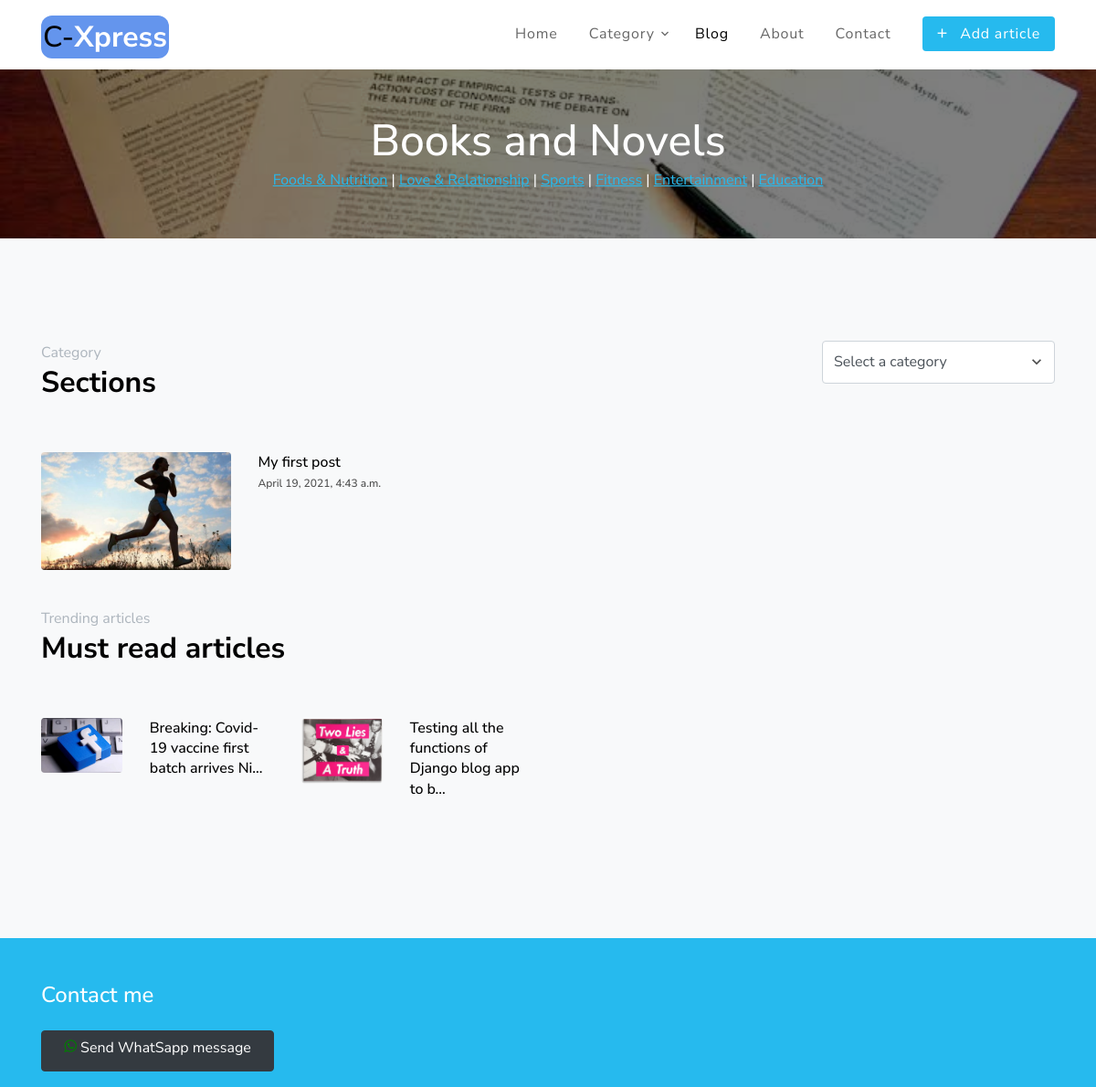
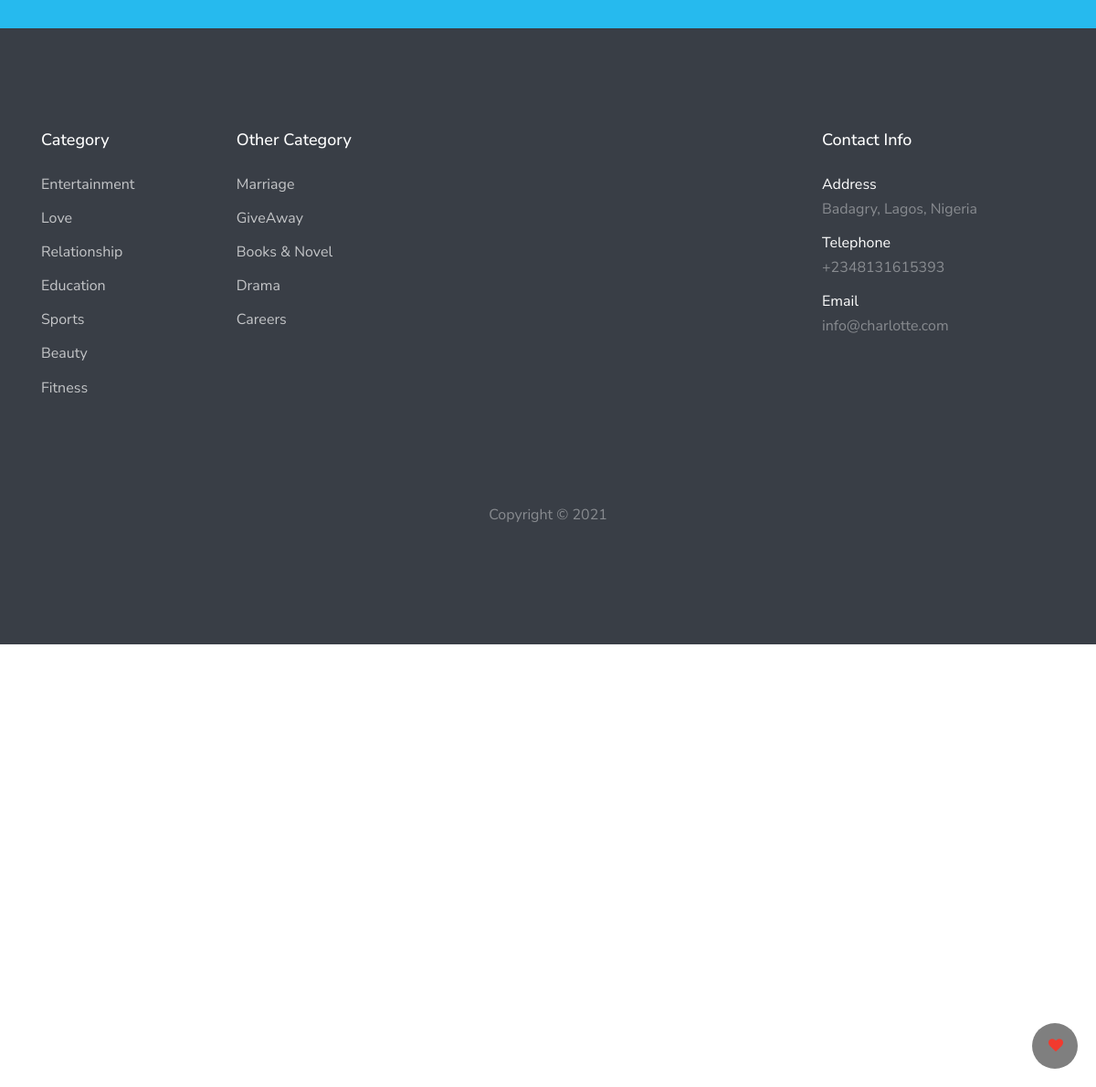
Screenshot of /category/?q=books with the database file from the repository (2 pictures, top to bottom).
### blog/models.py (models this page shows, shortened)
class Article(models.Model):
    author = models.ForeignKey(User, on_delete=models.CASCADE)
    title = models.CharField(max_length=400)
    category = models.CharField(
        max_length=100, choices=categories, default='Others')
    link_title = models.CharField(max_length=500, blank=True)
    image = models.ImageField(upload_to='article_images')
    content = models.TextField()
    must_read = models.BooleanField(default=False)
    time = models.DateTimeField(auto_now=True)
    class Meta:
        ordering = ['-time']
        verbose_name_plural = 'Articles'

### blog/views.py (the view)
# urls.py: url(r'category', views.category, name='category'),
def category(request):
    category = request.GET.get('q')
    articles = Article.objects.filter(category=category)
    must_read = Article.objects.filter(must_read=True)[:10]
    context = {'articles': articles,
               'category': categories_dict[category], 'must_read': must_read, 'count': must_read.count(), 'categories': get_category, 'articles_count': articles.count()}
    return render(request, 'blog/category.html', context)

### index/views.py (called while the page is built)
def get_category():  # return a list of blog categories
    raw = []
    readable = []
    for i in categories:
        raw.append(i[0])  # gets the first item of the list of tuples
        readable.append(i[1])  # gets the second item of the list of tuples
    output = zip(raw, readable)
    return output

### blog/templates/blog/category.html (shortened to what this page needs)
{% load static %}
<!DOCTYPE html>
<html lang="en">
<head>
  <link rel="stylesheet" href="{% static 'index/fonts/icomoon/style.css' %}" />
  <link rel="stylesheet" href="{% static 'index/css/bootstrap.min.css' %}" />
  <link rel="stylesheet" href="{% static 'index/css/magnific-popup.css' %}" />
  <link rel="stylesheet" href="{% static 'index/css/jquery-ui.css' %}" />
  <link rel="stylesheet" href="{% static 'index/css/owl.carousel.min.css' %}" />
  <link rel="stylesheet" href="{% static 'index/css/owl.theme.default.min.css' %}" />
  <link rel="stylesheet" href="{% static 'index/css/bootstrap-datepicker.css' %}" />
  <link rel="stylesheet" href="{% static 'index/css/animate.css' %}" />
  <link rel="stylesheet" href="{% static 'index/fonts/flaticon/font/flaticon.css' %}" />
  <link rel="stylesheet" href="{% static 'index/css/fl-bigmug-line.css' %}" />
  <link rel="stylesheet" href="{% static 'index/css/aos.css' %}" />
  <link rel="stylesheet" href="{%  static 'index/css/style.css' %}" />
</head>
<body>
  <div class="site-wrap">
    <header class="site-navbar py-1" role="banner">
      <div class="container">
        <div class="row align-items-center">
          <div class="col-6 col-xl-2">
            <h1 class="mb-0">
              <a href="{% url 'home' %}" class="text-black h2"
                style="background-color: cornflowerblue; padding: 2px; border-radius: 12px;">C-<strong
                  style="color: white;">Xpress</strong></a>
            </h1>
          </div>
          <div class="col-10 col-xl-10 d-none d-xl-block">
            <nav class="site-navigation text-right" role="navigation">
              <ul class="site-menu js-clone-nav mr-auto d-none d-lg-block">
                <li><a href="{% url 'home' %}">Home</a></li>
                <li class="has-children">
                  <a href="category.html">Category</a>
                </li>
                <li class="active"><a href="{% url 'articles' %}">Blog</a></li>
                <li><a href="#">About</a></li>
                <li><a href="#">Contact</a></li>
                <li>
                  <a href="/admin/blog/article/add/"><span class="rounded bg-primary py-2 px-3 text-white"><span
                        class="h5 mr-2">+</span> Add article</span></a>
                </li>
              </ul>
            </nav>
          </div>
          <div class="col-6 col-xl-2 text-right d-block">
          </div>
        </div>
      </div>
    </header>
    <div class="unit-5 overlay" style="background-image: url({% static 'index/images/art-bg.jpeg' %})">
      <div class="container text-center">
        <h2 class="mb-0">{{category}}</h2>
        <p class="mb-0 unit-6">
          <a href="/category/?q=food" class="text-u">Foods & Nutrition</a> | <a href="/category/?q=love"
            class="text-u">Love & Relationship</a> |
          <a href="/category/?q=sports" class="text-u">Sports</a> |
          <a href="/category/?q=fitness" class="text-u">Fitness</a> | <a href="/category/?q=entertainment"
            class="text-u">Entertainment</a> | <a href="/category/?q=education" class="text-u">Education</a>
        </p>
      </div>
    </div>
    <div class="site-section bg-light">
      <div class="container">
        <div class="row justify-content-start text-left mb-5">
          <div class="col-md-9" data-aos="fade">
            <span class="text-gray-500">Category</span>
            <h2 class="font-weight-bold text-black">Sections</h2>
          </div>
          <div class="col-md-3" data-aos="" data-aos-delay="200">
            <div class="select-wrap mr-auto">
              <span class="icon-keyboard_arrow_down arrow-down"></span>
              <select name="" id="category-select" class="form-control" onchange="getCategory()">
                <option value="" selected>Select a category</option>
              </select>
            </div>
          </div>
        </div>
        {% if articles_count != 0 %}
        <div class="row">
          {% for article in articles %}
          <div class="col-md-6 mb-lg-4 col-lg-6 d-none d-lg-block" data-aos="">
            <div class="position-relative unit-8">
              <div class="row">
                <div class="col-5">
                  <a href="/articles/{{article.link_title}}" class="mb-3 d-block img-a"><img src="{{article.image.url}}"
                      alt="Image" class="img-fluid rounded" /></a>
                </div>
                <div class="col-7">
                  <h2 class="h6 font-weihgt-normal line-height-sm mb-3">
                    <a href="/articles/{{article.link_title}}" class="text-black">{{article.title}}</a>
                    <br>
                    <sppan style="font-size: 12px;">{{article.time}}</span>
                  </h2>
                </div>
              </div>
            </div>
          </div>
          {% endfor %}
        </div>
        {% else %}
        <div class="row">
          <div class="col-md-6 mb-4 col-lg-6 d-lg-block text-danger" data-aos="">
            Nothing to display under this category
          </div>
        </div>
        {% endif %}
        <div class="row justify-content-start text-left mb-5">
          <div class="col-md-9" data-aos="">
            <span class="text-gray-500">Trending articles</span>
            <h2 class="font-weight-bold text-black">Must read articles</h2>
          </div>
        </div>
        <div class="row">
          {% for article in must_read %}
          <div class="col-md-6 mb-lg-4 col-lg-3" data-aos="">
            <div class="position-relative unit-8">
              <div class="row">
                <div class="col-5">
                  <a href="/articles/{{article.link_title}}" class="mb-3 d-block img-a"><img src="{{article.image.url}}"
                      alt="Image" class="img-fluid rounded" /></a>
                </div>
                <div class="col-7">
                  <h2 class="h6 font-weihgt-normal line-height-sm mb-3">
                    <a href="/articles/{{article.link_title}}" class="text-black">{{article.title|truncatechars:50}}</a>
                  </h2>
                </div>
              </div>
            </div>
          </div>
          {% endfor %}
        </div>
      </div>
    </div>
    <div class="py-5 bg-primary">
      <div class="container">
        <div class="row">
          <div class="col-md-12">
            <h2 class="text-white h4 font-weihgt-normal mb-4">
              Contact me
            </h2>
          </div>
        </div>
        <form action="" class="row">
          <div class="col-md-3">
            <a href="https:wa.me/+2348096747040/?text=Hi" class="btn btn-dark btn-block"
              style="height: 45px; color: white"><i class="icon-whatsapp" style="color: green" aria-hidden="true"></i>
              Send WhatSapp message</a>
          </div>
        </form>
      </div>
    </div>
    <footer class="site-footer">
      <div class="container">
        <div class="row">
          <div class="col-lg-9">
            <div class="row">
              <div class="col-6 col-md-3 col-lg-3 mb-5 mb-lg-0">
                <h3 class="footer-heading mb-4">Category</h3>
                <ul class="list-unstyled">
                  <li><a href="/category/?q=entertainment">Entertainment</a></li>
                  <li><a href="/category/?q=love">Love</a></li>
                  <li><a href="/category/?q=Relationship">Relationship</a></li>
                  <li><a href="/category/?q=education">Education</a></li>
                  <li><a href="/category/?q=sports">Sports</a></li>
                  <li><a href="/category/?q=beauty">Beauty</a></li>
                  <li><a href="/category/?q=fitness">Fitness</a></li>
                </ul>
              </div>
              <div class="col-6 col-md-3 col-lg-3 mb-5 mb-lg-0">
                <h3 class="footer-heading mb-4">Other Category</h3>
                <ul class="list-unstyled">
                  <li><a href="/category/?q=mariage">Marriage</a></li>
                  <li><a href="/category/?q=giveaway">GiveAway</a></li>
                  <li><a href="/category/?q=books">Books &amp; Novel</a></li>
                  <li><a href="/category/?q=drama">Drama</a></li>
                  <li><a href="/category/?q=careers">Careers</a></li>
                </ul>
              </div>
            </div>
          </div>
          <div class="col-lg-3">
            <h3 class="footer-heading mb-4">Contact Info</h3>
            <ul class="list-unstyled">
              <li>
                <span class="d-block text-white">Address</span>
                Badagry, Lagos, Nigeria
              </li>
              <li>
                <span class="d-block text-white">Telephone</span>
                +2348131615393
              </li>
              <li>
                <span class="d-block text-white">Email</span>
                info@charlotte.com
              </li>
            </ul>
          </div>
        </div>
        <div class="row pt-5 mt-5 text-center">
          <div class="col-md-12">
            <p>
              Copyright &copy;
            </p>
          </div>
        </div>
      </div>
    </footer>
  </div>
  <div class="fab" onclick="goUp()"><span class="txt text-white"><i class="icon-heart text-danger"
        aria-hidden="true"></i></span></div>
</body>
</html>

### index/static/index/css/style.css (style rules this page uses)
body { line-height: 1.7; color: #4d4d4d; font-weight: 400; font-size: 1rem; font-family: "Roboto Mono", SFMono-Regular, Menlo, Monaco, Consolas, "Liberation Mono", "Courier New", monospace; font-family: "Nunito Sans", -apple-system, BlinkMacSystemFont, "Segoe UI", Roboto, "Helvetica Neue", Arial, sans-serif, "Apple Color Emoji", "Segoe UI Emoji", "Segoe UI Symbol", "Noto Color Emoji"; }
.fab { height: 50px; width: 50px; background-color: rgba(0, 0, 0, 0.5); border-width: 30px 30px; border-color: red; border-radius: 100%; position: fixed; right: 20px; bottom: 20px; }
.text-u { text-decoration: underline; }
.txt { position: relative; left: 18px; top: 13px; }
.line-height-sm { line-height: 1.4 !important; }
a { -webkit-transition: .3s all ease; -o-transition: .3s all ease; transition: .3s all ease; }
.text-black { color: #000 !important; }
.line-height-sm { line-height: 1.3; }
.site-wrap:before { -webkit-transition: .3s all ease-in-out; -o-transition: .3s all ease-in-out; transition: .3s all ease-in-out; background: rgba(0, 0, 0, 0.6); content: ""; position: absolute; z-index: 2000; top: 0; left: 0; right: 0; bottom: 0; opacity: 0; visibility: hidden; }
.btn { position: relative; top: 0; }
.form-control { height: 47px; }
.site-section { padding: 3em 0; }
@media (min-width: 768px) { .site-section { padding: 7em 0; } }
.site-footer { padding: 7em 0; background: #393e46; color: rgba(255, 255, 255, 0.4); }
.site-footer a { color: rgba(255, 255, 255, 0.7); }
.site-footer .footer-heading { font-size: 18px; color: #fff; }
.site-footer ul li { margin-bottom: 10px; }
.text-gray-500 { color: #adb5bd !important; }
.site-navbar { margin-bottom: 0px; width: 100%; border-bottom: none; z-index: 2; position: relative; }
.site-navbar .site-navigation .site-menu { margin-bottom: 0; margin-left: 0; padding-left: 0; }
.site-navbar .site-navigation .site-menu .active > a { color: #000; }
.site-navbar .site-navigation .site-menu a { text-decoration: none !important; display: inline-block; }
.site-navbar .site-navigation .site-menu > li { display: inline-block; padding: 10px 5px; }
.site-navbar .site-navigation .site-menu > li > a { padding: 10px 10px; letter-spacing: .05em; color: rgba(0, 0, 0, 0.6); text-decoration: none !important; }
.site-navbar .site-navigation .site-menu > li:last-child { padding-right: 0; }
.site-navbar .site-navigation .site-menu > li:last-child > a { padding-right: 0; }
.site-navbar .site-navigation .site-menu .has-children { position: relative; }
.site-navbar .site-navigation .site-menu .has-children > a { position: relative; padding-right: 20px; }
.site-navbar .site-navigation .site-menu .has-children > a:before { position: absolute; content: "\e313"; font-size: 16px; top: 50%; right: 0; -webkit-transform: translateY(-50%); -ms-transform: translateY(-50%); transform: translateY(-50%); font-family: 'icomoon'; }
.site-mobile-menu .site-nav-wrap { padding: 0; margin: 0; list-style: none; position: relative; }
.site-mobile-menu .site-nav-wrap a { padding: 10px 20px; display: block; position: relative; color: #212529; }
.site-mobile-menu .site-nav-wrap li { position: relative; display: block; }
.site-mobile-menu .site-nav-wrap li.active > a { color: #26baee; }
.site-mobile-menu .site-nav-wrap > li { display: block; position: relative; float: left; width: 100%; }
.site-mobile-menu .site-nav-wrap > li > a { padding-left: 20px; font-size: 20px; }
.select-wrap, .input-with-icon { position: relative; }
.select-wrap select, .input-with-icon select { padding-right: 30px; -webkit-appearance: none; -moz-appearance: none; appearance: none; }
.select-wrap .arrow-down, .select-wrap .icon, .input-with-icon .arrow-down, .input-with-icon .icon { position: absolute; right: 10px; top: 50%; font-size: 20px; -webkit-transform: translateY(-50%); -ms-transform: translateY(-50%); transform: translateY(-50%); }
.unit-5 { padding-top: 50px; padding-bottom: 50px; background-size: cover; background-position: center center; }
.unit-5.overlay { position: relative; }
.unit-5.overlay:before { position: absolute; content: ""; left: 0; right: 0; bottom: 0; top: 0; z-index: 1; background: rgba(0, 0, 0, 0.5); }
.unit-5 > .container { z-index: 2; position: relative; }
.unit-5 h2 { color: #fff; font-size: 3rem; }
.unit-6 { color: #fff; }
.unit-8 .img-a img { opacity: 1; -webkit-transition: .2s all ease-in-out; -o-transition: .2s all ease-in-out; transition: .2s all ease-in-out; top: 0; position: relative; }

### rows the page displays
Article: image (picture), title "My first post", time "April 19, 2021, 4:43 a.m."
Article: image (picture), title "Breaking: Covid-19 vaccine first batch arrives Ni…"
Article: image (picture), title "Testing all the functions of Django blog app to b…"

### other values shown
{{ category }} "Books and Novels"
